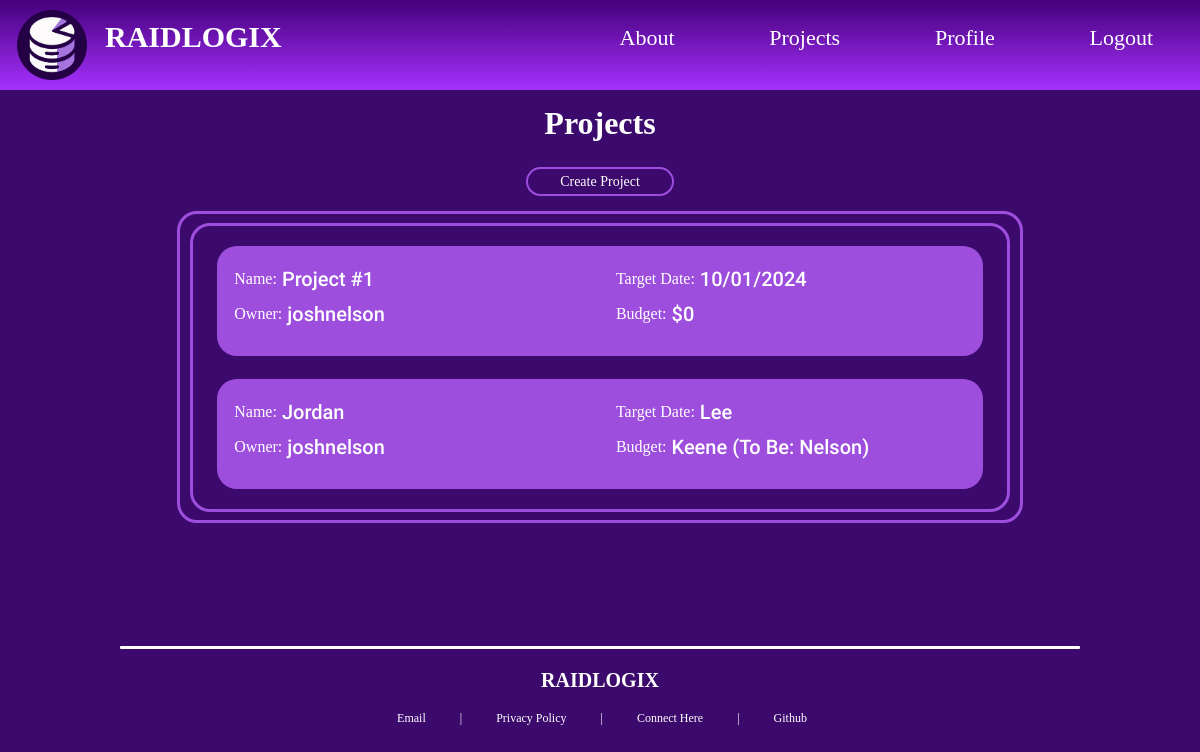
Before: /projects/ (signed in) with the older database file.
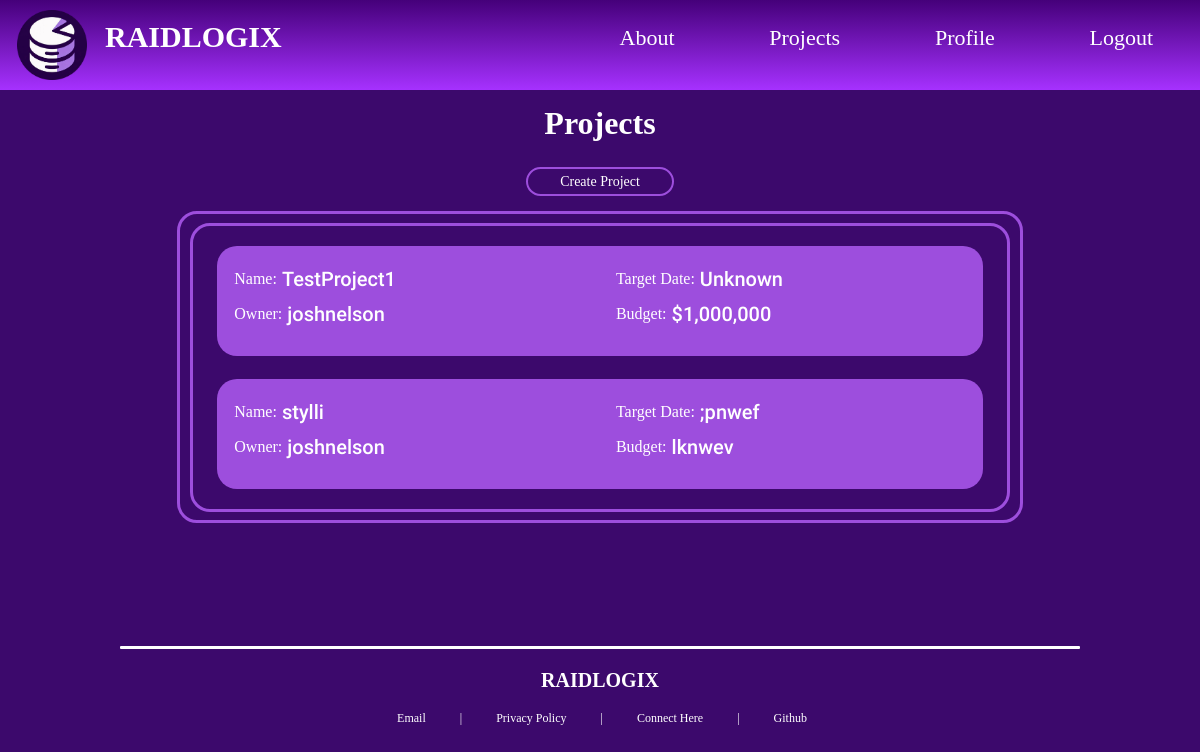
After: the same page with the newer database file.
### raidlogix/models.py (models this page shows)
class project(models.Model):
    name = models.CharField(max_length=50)
    due = models.CharField(max_length=50)
    description = models.TextField()
    budget = models.TextField()

### raidlogix/views.py (the view)
# urls.py: path('projects/', views.projects, name="projects"),
@login_required
def projects(request):
    current_user = request.user
    user_projects_list = user_projects.objects.filter(user=current_user)
    projects = project.objects.filter(id__in=user_projects_list.values_list('project_id', flat=True))
    context = {
        'projects': projects,
        'user': current_user,
    }
    return render(request, 'project_list.html', context)

### raidlogix/templates/project_list.html
{% extends 'h_and_f.html' %}
{% block content %}
    <div id="block-project-list">
        <div id="project-header-wrapper">
            <div class="cool-text" id="project-header"><h1>Projects</h1></div>
            <div class="project-submenu">
                <div class="submenu-item"><a href="{% url 'create_project' %}">Create Project</a></div>
            </div>
        </div>
        <div class="project-outer-wrapper">
            <div class="project-inner-wrapper">
                {% if projects.count == 0 %}
                    <h1 id="empty-projects">NO PROJECTS</h1>
                {% else %}
                    {% for project in projects %}
                    <a id="project-container-link" href="{% url 'view_project' project.pk %}">
                    <div class="project-container">
                        <div class="left-project-container">
                            <div class="project-value">Name: <p class="project-list-value">&nbsp;{{ project.name }}</p></div>
                            <div class="project-value">Owner: <p class="project-list-value">&nbsp;{{ user.username }}</p></div>
                        </div>
                        <div class="right-project-container">
                            <div class="project-value">Target Date: <p class="project-list-value">&nbsp;{{ project.due }}</p></div>
                            <div class="project-value">Budget: <p class="project-list-value">&nbsp;{{ project.budget }}</p></div>
                        </div>
                    </div>
                    </a>
                    {% endfor %}
                {% endif %}
            </div>
        </div>
    </div>
{% endblock content %}

Changed rows visible on the page:
removed project: name "Project #1", {{ user.username }} "joshnelson", due "10/01/2024", budget "$0"
removed project: name "Jordan", {{ user.username }} "joshnelson", due "Lee", budget "Keene (To Be: Nelson)"
added project: name "TestProject1", {{ user.username }} "joshnelson", due "Unknown", budget "$1,000,000"
added project: name "stylli", {{ user.username }} "joshnelson", due ";pnwef", budget "lknwev"
